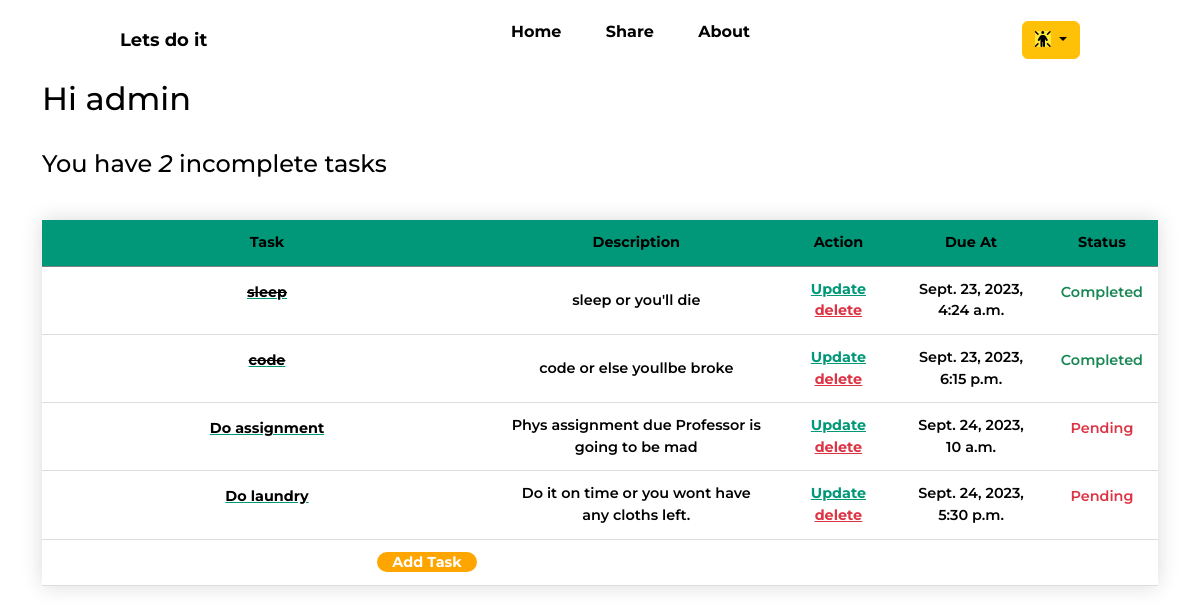
The app's page /task/ (signed in) with its own data.
### todo_app/models.py (models this page shows, shortened)
class Tasks(models.Model):
    user=models.ForeignKey(User,related_name='user',on_delete=models.CASCADE)
    title=models.CharField(max_length=56,blank=False)
    description=models.TextField(max_length=256,blank=True)
    created_at=models.DateTimeField(auto_now_add=True)
    due_at = models.DateTimeField(("end"), db_index=True, help_text=("The end time must be later than the start time."),blank=True,default=timezone.now()+timedelta(1))
    compleated=models.BooleanField(default=False)
    class Meta:
        ordering = ('compleated',)

### todo_app/views.py (the view)
# urls.py: path('task/',views.TaskList.as_view(),name='home'),
class TaskList(LoginRequiredMixin,ListView):
    model=models.Tasks
    context_object_name='tasks'
    def get_context_data(self, **kwargs: Any) -> dict[str, Any]:
        context= super().get_context_data(**kwargs)
        context['tasks']=context['tasks'].filter(user=self.request.user)
        context['tasks']=context['tasks'].order_by('due_at')
        context['count']=context['tasks'].filter(compleated=False).count()
        return context

### templates/todo_app/tasks_list.html (shortened to what this page needs)
{%extends 'todo_app/base.html'%}
{% block baseblock%}
<div class="header">
    <H2>Hi {{request.user.username}}</H2><br>
    <h4>You have <i>{{count}} </i>incomplete tasks</h4>
</div>
<div class="table">
   <table class="styled-table">
    <thead>
        <tr>
            <th>Task</th>
            <th>Description</th>
            <th>Action</th>
            <th>Due At</th>
            <th>Status</th>
        </tr>
    </thead>
    <tbody>
        {%for task in tasks%}
        <tr>
            {%if task.compleated%}
            <td><a href="{%url 'task_detail' task.id%}"><p class="text-decoration-line-through">{{task.title}}</p></a></td>
            {%else%}
            <td><a href="{%url 'task_detail' task.id%}"><p>{{task.title}}</p></a></td>
            {%endif%}
            <td>{{task.description}}</td>
            <td>
                <a href="{% url 'task_update' task.id%}">Update</a>
                <a href="{% url 'task_delete' task.id%}" class="text-danger">delete</a>
            </td>
            <td>
                {{task.due_at}}
            </td>
            <td>{%if task.compleated%}
                <p class="text-success">Completed</p>
                {%else%}
                <p class="text-danger">Pending</p>
                {%endif%}
            </td>
        </tr>
        {%empty%}
        <tr>
           <td><p>No tasks found</p></td>
        </tr>
        {% endfor %}
        <tr>
            <td>        </div>
        <div class="create"><a href="{%url 'task_create'%}">Add Task</a></div>
        </div>
{%endblock%}

### templates/todo_app/base.html (style rules this page uses)
* { box-sizing: border-box; margin: 0; padding: 0; background-color:F5F5F5; color:black; font-family: "Montserrat",sans-serif; }
body { font-size: medium!important; font-weight: 600; }
a { font-family: "Montserrat",sans-serif; text-decoration: none; color: black; font-weight: bold; }

### templates/todo_app/tasks_list.html (style rules this page uses)
.table { display: flex; align-items: center; justify-content: center; margin-top: 1rem; }
.styled-table { border-collapse: collapse; margin: 25px 0; font-size: 0.9em; font-family: sans-serif; min-width: 400px; box-shadow: 0 0 20px rgba(0, 0, 0, 0.15); }
.styled-table thead tr { background-color: #009879; color: #ffffff; text-align: left; }
.styled-table th, .styled-table td { padding: 12px 15px; }
.styled-table tbody tr { border-bottom: 1px solid #dddddd; }
td a { text-decoration: underline; color: #009879; }
th { text-align: center; }
td { text-align: center; }
.create a { border-radius: 20px; background-color: orange; color: white; text-align: center; text-decoration: none; display: inline-block; height: 20px; width: 100px; margin-left: 20rem; }

### records on screen
Tasks: title "sleep", description "sleep or you'll die", due_at "Sept. 23, 2023, 4:24 a.m.", compleated "Completed"
Tasks: title "code", description "code or else youllbe broke", due_at "Sept. 23, 2023, 6:15 p.m.", compleated "Completed"
Tasks: title "Do assignment", description "Phys assignment due Professor is going to be mad", due_at "Sept. 24, 2023, 10 a.m.", compleated "Pending"
Tasks: title "Do laundry", description "Do it on time or you wont have any cloths left.", due_at "Sept. 24, 2023, 5:30 p.m.", compleated "Pending"

### other values on screen
{{ request.user.username }} "admin"
{{ count }} "2"
